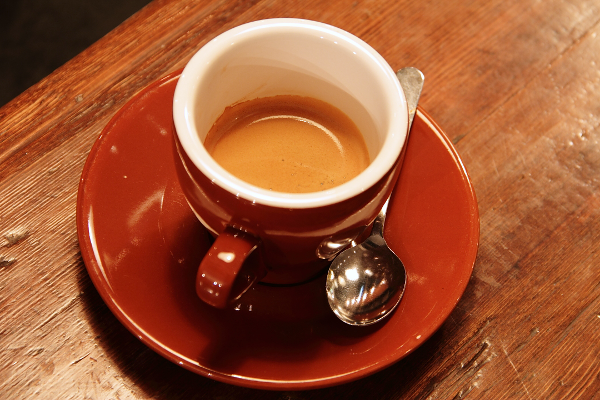
#> input picture lab 5/Coffee.png, 600 x 400 px, found by its file name
$ jupyter execute Lab8_2240007325.ipynb   (older library calls are emulated)
#> lines starting #> are read from the running program, lines starting #| are printed output that depends on the picture
# **Lab 8 - Edge Detection (Task)**

[cell 1]
import cv2
import numpy as np
import matplotlib.pyplot as plt

imgFile = 'coffee.png'

img = cv2.imread(imgFile)
#> img is the input picture: shape (400, 600, 3); mean B, G, R 51.5, 85.8, 158.6
gray = cv2.cvtColor(img, cv2.COLOR_BGR2GRAY)
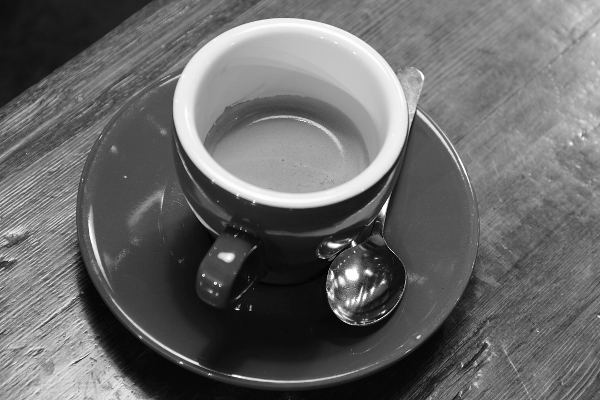
#> gray: shape (400, 600); min 0, max 255, mean 103.7

print('Image shape:', img.shape)
#| Image shape: (400, 600, 3)

## **Task 1: Apply Edge Detection Methods**

For this task I used an image of a coffee cup on a wooden table (`coffee.png`) instead of the image from the original notebook. It has clear round edges (the cup, the saucer and the spoon) and also a lot of texture from the wood, so it is good for comparing the methods.

### Sobel Edge Detector

[cell 2]
blurred = cv2.GaussianBlur(gray, (5, 5), 0)

sobelx = cv2.Sobel(blurred, cv2.CV_64F, 1, 0, ksize=3)
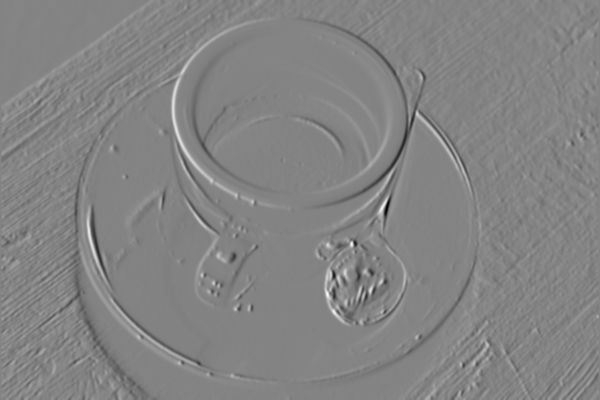
#> sobelx: shape (400, 600) float64; min -541, max 506, mean 0.5; drawn with min black and max white
sobely = cv2.Sobel(blurred, cv2.CV_64F, 0, 1, ksize=3)
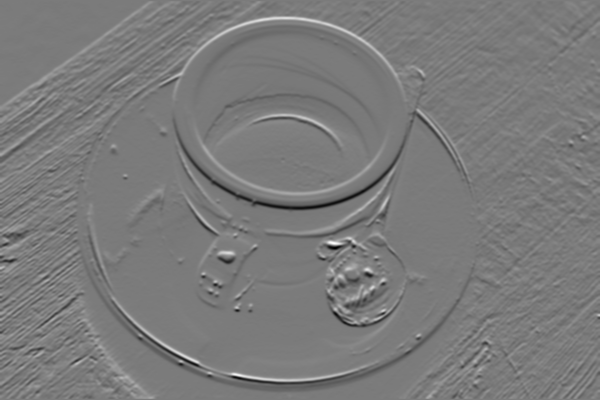
#> sobely: shape (400, 600) float64; min -446, max 478, mean -0.3; drawn with min black and max white

sobel_combined = cv2.magnitude(sobelx, sobely)
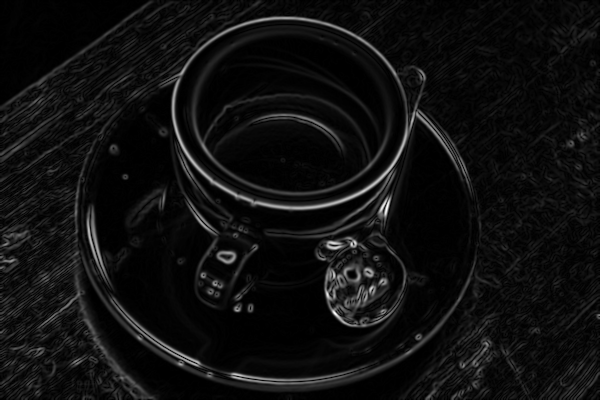
#> sobel_combined: shape (400, 600) float64; min 0, max 557.2, mean 34.7; drawn with min black and max white
sobel_final = np.uint8(np.clip(sobel_combined, 0, 255))
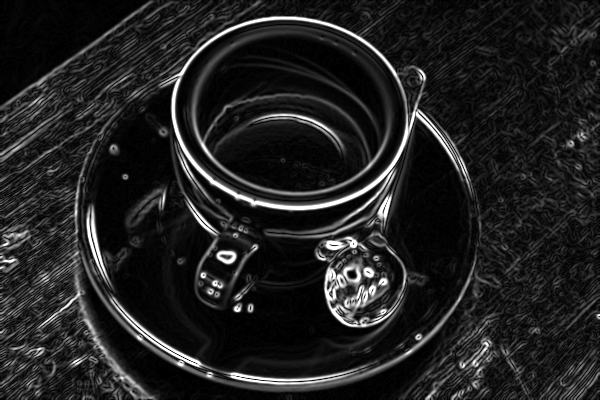
#> sobel_final: shape (400, 600); min 0, max 255, mean 33.5

### Prewitt Edge Detector

[cell 3]
kernel_x = np.array([[-1, 0, 1], [-1, 0, 1], [-1, 0, 1]], dtype=np.float64)
kernel_y = np.array([[-1, -1, -1], [0, 0, 0], [1, 1, 1]], dtype=np.float64)

prewitt_x = cv2.filter2D(blurred, cv2.CV_64F, kernel_x)
prewitt_y = cv2.filter2D(blurred, cv2.CV_64F, kernel_y)

prewitt_combined = cv2.magnitude(prewitt_x, prewitt_y)
prewitt_final = np.uint8(np.clip(prewitt_combined, 0, 255))
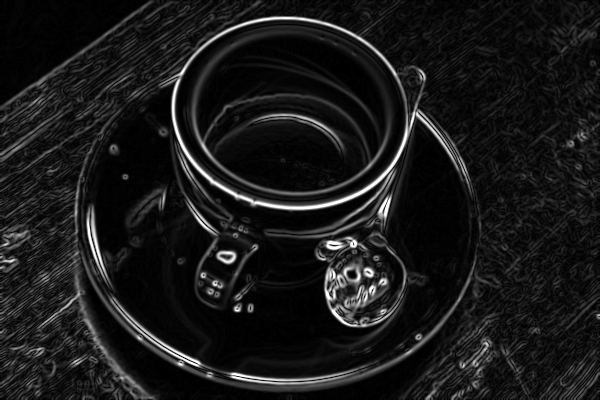
#> prewitt_final: shape (400, 600); min 0, max 255, mean 25.2

### Canny Edge Detector

[cell 4]
canny_edges = cv2.Canny(gray, 100, 200)
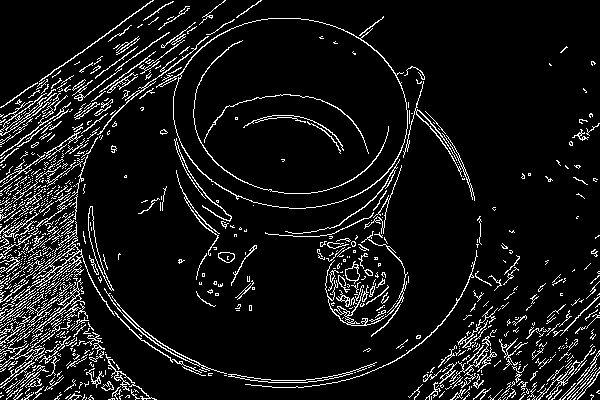
#> canny_edges: shape (400, 600); 8.5% white in thin lines or dots

### Results

[cell 5]
plt.figure(figsize=(14, 9))

plt.subplot(2, 2, 1), plt.imshow(cv2.cvtColor(img, cv2.COLOR_BGR2RGB)), plt.title('Original Image'), plt.axis('off')
plt.subplot(2, 2, 2), plt.imshow(sobel_final, cmap='gray'), plt.title('Sobel Edge Detection'), plt.axis('off')
plt.subplot(2, 2, 3), plt.imshow(prewitt_final, cmap='gray'), plt.title('Prewitt Edge Detection'), plt.axis('off')
plt.subplot(2, 2, 4), plt.imshow(canny_edges, cmap='gray'), plt.title('Canny Edge Detection'), plt.axis('off')

plt.tight_layout()
plt.show()
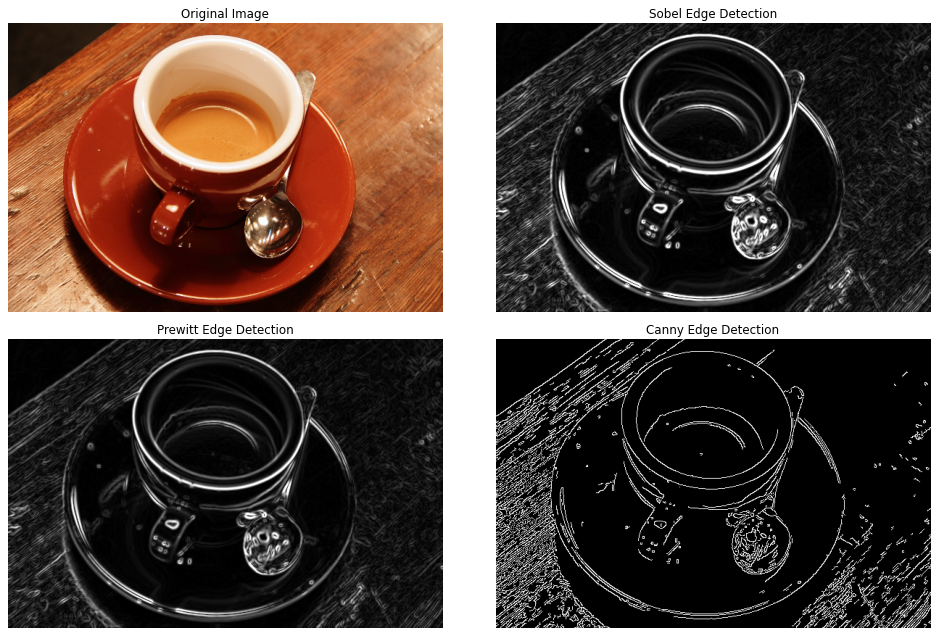
#> figure drawn by matplotlib, 4 panels

**Comparison:**

- **Sobel** and **Prewitt** give almost the same result because both are gradient based with 3x3 kernels. Sobel edges look a little brighter and stronger since its kernel gives more weight to the center row/column.
- Both of them give thick edges. The strongest edges are the rim of the cup and the outline of the saucer because the contrast there is high (white cup vs dark red saucer). The wood lines on the table also appear as weaker gray edges.
- **Canny** gives thin and clean edges (one pixel wide) and the output is binary, so each pixel is either edge or not. The cup, saucer, handle and spoon outlines are very clear, but it also detected a lot of the wood grain on the table since these lines have a strong enough gradient.

## **Task 2: Investigate the Effect of Canny Thresholds**

[cell 6]
thresholds = [(30, 90), (50, 150), (100, 200)]

plt.figure(figsize=(18, 5))

for i, (low, high) in enumerate(thresholds):
    edges = cv2.Canny(gray, low, high)
    n_edges = np.count_nonzero(edges)
    print(f'Low = {low}, High = {high}  -->  edge pixels: {n_edges}')

    plt.subplot(1, 3, i + 1)
    plt.imshow(edges, cmap='gray')
    plt.title(f'Canny (Low={low}, High={high})')
    plt.axis('off')
#> this loop made 3 passes
#> n_edges on passes 1 to 3: 41720, 31287, 20360
#| Low = 30, High = 90  -->  edge pixels: 41720
#| Low = 50, High = 150  -->  edge pixels: 31287
#| Low = 100, High = 200  -->  edge pixels: 20360
#> pass 1, `edges = cv2.Canny(gray, low, high)`:
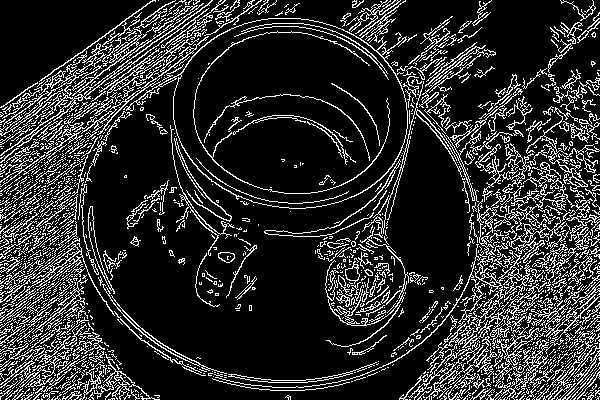
#> edges: shape (400, 600); 17.4% white in thin lines or dots
#> pass 2, `edges = cv2.Canny(gray, low, high)`:
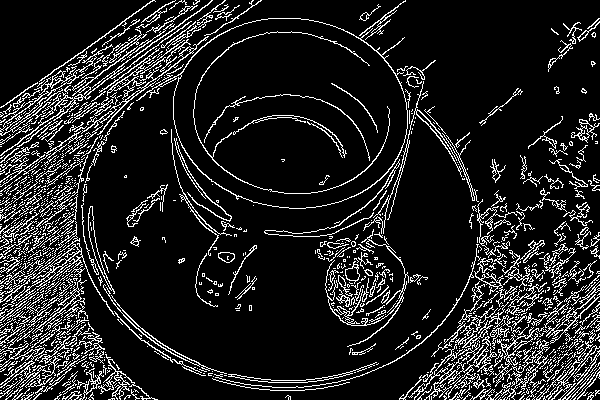
#> edges: shape (400, 600); 13% white in thin lines or dots

plt.tight_layout()
plt.show()

$ run again, with lab 5/Astronaut.png copied over lab 5/Coffee.png
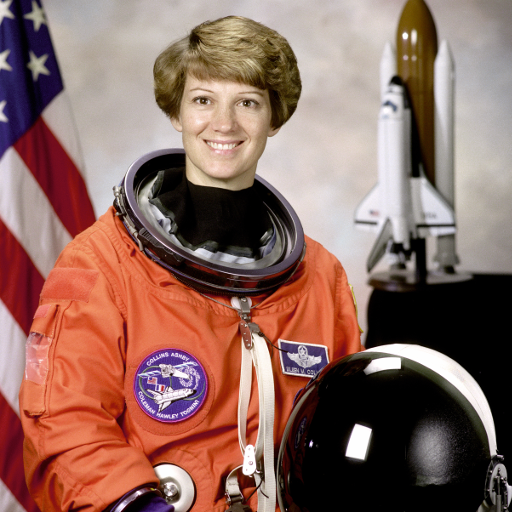
#> input picture lab 5/Astronaut.png, 512 x 512 px, found by its file name
#> img is the input picture: shape (512, 512, 3); mean B, G, R 96.5, 105.8, 141.6
#| Image shape: (512, 512, 3)
#> `canny_edges = cv2.Canny(gray, 100, 200)`:
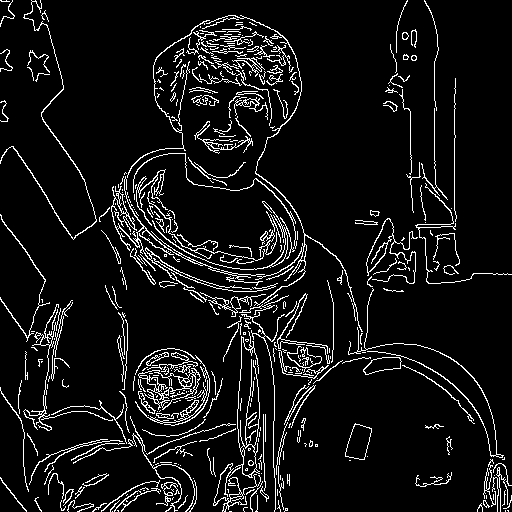
#> canny_edges: shape (512, 512); 7.8% white in thin lines or dots
#> the loop `for i, (low, high) in enumerate(thresholds):` made 3 passes
#> n_edges on passes 1 to 3: 33594, 26786, 20556
#> (printed output is left out)
#> pass 2, `edges = cv2.Canny(gray, low, high)`:
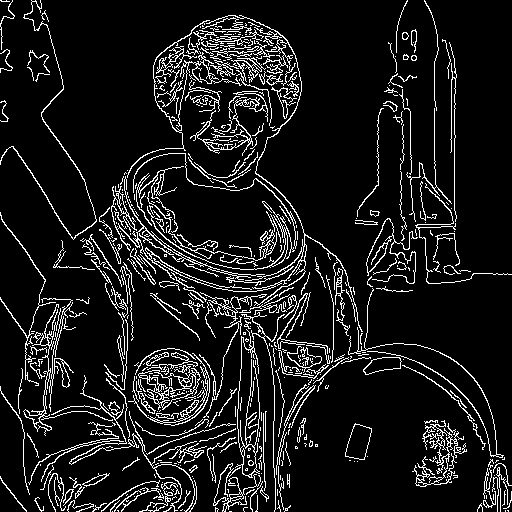
#> edges: shape (512, 512); 10.2% white in thin lines or dots
